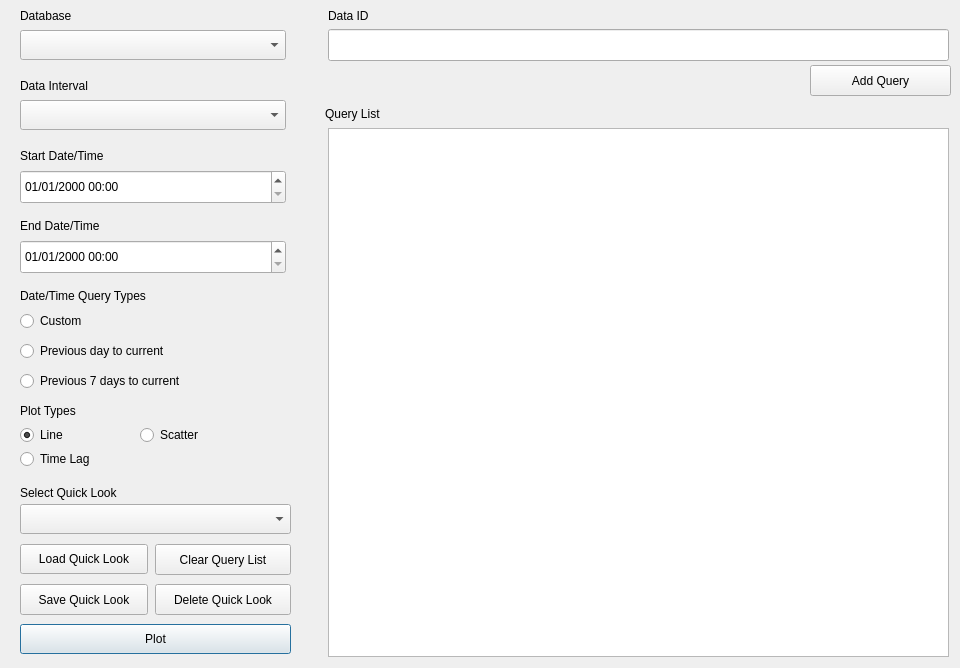
<?xml version="1.0" encoding="UTF-8"?>
<ui version="4.0">
 <class>winPlotter</class>
 <widget class="QMainWindow" name="winPlotter">
  <property name="geometry">
   <rect>
    <x>0</x>
    <y>0</y>
    <width>960</width>
    <height>668</height>
   </rect>
  </property>
  <property name="sizePolicy">
   <sizepolicy hsizetype="Fixed" vsizetype="Fixed">
    <horstretch>0</horstretch>
    <verstretch>0</verstretch>
   </sizepolicy>
  </property>
  <property name="maximumSize">
   <size>
    <width>960</width>
    <height>668</height>
   </size>
  </property>
  <property name="windowTitle">
   <string>Plotter</string>
  </property>
  <property name="windowIcon">
   <iconset>
    <normaloff>../../../../.designer/backup/icons/InternalQuery.png</normaloff>../../../../.designer/backup/icons/InternalQuery.png</iconset>
  </property>
  <property name="autoFillBackground">
   <bool>false</bool>
  </property>
  <property name="styleSheet">
   <string notr="true"/>
  </property>
  <widget class="QWidget" name="centralwidget">
   <widget class="QComboBox" name="cbInterval">
    <property name="geometry">
     <rect>
      <x>20</x>
      <y>100</y>
      <width>266</width>
      <height>30</height>
     </rect>
    </property>
   </widget>
   <widget class="QDateTimeEdit" name="dteStartDate">
    <property name="geometry">
     <rect>
      <x>20</x>
      <y>170</y>
      <width>266</width>
      <height>34</height>
     </rect>
    </property>
    <property name="displayFormat">
     <string>MM/dd/yyyy hh:mm</string>
    </property>
   </widget>
   <widget class="QDateTimeEdit" name="dteEndDate">
    <property name="geometry">
     <rect>
      <x>20</x>
      <y>240</y>
      <width>266</width>
      <height>34</height>
     </rect>
    </property>
    <property name="displayFormat">
     <string>MM/dd/yyyy hh:mm</string>
    </property>
   </widget>
   <widget class="QComboBox" name="cbDatabase">
    <property name="geometry">
     <rect>
      <x>20</x>
      <y>30</y>
      <width>266</width>
      <height>30</height>
     </rect>
    </property>
    <property name="autoFillBackground">
     <bool>false</bool>
    </property>
   </widget>
   <widget class="QPushButton" name="btnQuery">
    <property name="geometry">
     <rect>
      <x>20</x>
      <y>624</y>
      <width>271</width>
      <height>30</height>
     </rect>
    </property>
    <property name="text">
     <string>Plot</string>
    </property>
    <property name="autoDefault">
     <bool>true</bool>
    </property>
    <property name="default">
     <bool>true</bool>
    </property>
   </widget>
   <widget class="QLabel" name="label">
    <property name="geometry">
     <rect>
      <x>20</x>
      <y>0</y>
      <width>251</width>
      <height>31</height>
     </rect>
    </property>
    <property name="text">
     <string>Database</string>
    </property>
   </widget>
   <widget class="QLabel" name="label_2">
    <property name="geometry">
     <rect>
      <x>20</x>
      <y>70</y>
      <width>251</width>
      <height>31</height>
     </rect>
    </property>
    <property name="text">
     <string>Data Interval</string>
    </property>
   </widget>
   <widget class="QLabel" name="label_3">
    <property name="geometry">
     <rect>
      <x>20</x>
      <y>140</y>
      <width>251</width>
      <height>31</height>
     </rect>
    </property>
    <property name="text">
     <string>Start Date/Time</string>
    </property>
   </widget>
   <widget class="QLabel" name="label_4">
    <property name="geometry">
     <rect>
      <x>20</x>
      <y>210</y>
      <width>251</width>
      <height>31</height>
     </rect>
    </property>
    <property name="text">
     <string>End Date/Time</string>
    </property>
   </widget>
   <widget class="QListWidget" name="listQueryList">
    <property name="geometry">
     <rect>
      <x>328</x>
      <y>128</y>
      <width>621</width>
      <height>529</height>
     </rect>
    </property>
   </widget>
   <widget class="QPushButton" name="btnAddQuery">
    <property name="geometry">
     <rect>
      <x>810</x>
      <y>65</y>
      <width>141</width>
      <height>31</height>
     </rect>
    </property>
    <property name="text">
     <string>Add Query</string>
    </property>
   </widget>
   <widget class="QLabel" name="label_5">
    <property name="geometry">
     <rect>
      <x>328</x>
      <y>0</y>
      <width>81</width>
      <height>31</height>
     </rect>
    </property>
    <property name="text">
     <string>Data ID</string>
    </property>
   </widget>
   <widget class="QLabel" name="label_6">
    <property name="geometry">
     <rect>
      <x>325</x>
      <y>98</y>
      <width>281</width>
      <height>31</height>
     </rect>
    </property>
    <property name="text">
     <string>Query List</string>
    </property>
   </widget>
   <widget class="QPushButton" name="btnSaveQuickLook">
    <property name="geometry">
     <rect>
      <x>20</x>
      <y>584</y>
      <width>128</width>
      <height>31</height>
     </rect>
    </property>
    <property name="text">
     <string>Save Quick Look</string>
    </property>
   </widget>
   <widget class="QLabel" name="label_7">
    <property name="geometry">
     <rect>
      <x>20</x>
      <y>482</y>
      <width>221</width>
      <height>21</height>
     </rect>
    </property>
    <property name="text">
     <string>Select Quick Look</string>
    </property>
   </widget>
   <widget class="QComboBox" name="cbQuickLook">
    <property name="geometry">
     <rect>
      <x>20</x>
      <y>504</y>
      <width>271</width>
      <height>30</height>
     </rect>
    </property>
    <property name="maximumSize">
     <size>
      <width>16777215</width>
      <height>16777215</height>
     </size>
    </property>
   </widget>
   <widget class="QPushButton" name="btnLoadQuickLook">
    <property name="geometry">
     <rect>
      <x>20</x>
      <y>544</y>
      <width>128</width>
      <height>30</height>
     </rect>
    </property>
    <property name="text">
     <string>Load Quick Look</string>
    </property>
    <property name="default">
     <bool>false</bool>
    </property>
   </widget>
   <widget class="QPushButton" name="btnClearQuery">
    <property name="geometry">
     <rect>
      <x>155</x>
      <y>544</y>
      <width>136</width>
      <height>31</height>
     </rect>
    </property>
    <property name="text">
     <string>Clear Query List</string>
    </property>
   </widget>
   <widget class="QPushButton" name="btnDataIdInfo">
    <property name="geometry">
     <rect>
      <x>376</x>
      <y>7</y>
      <width>31</width>
      <height>20</height>
     </rect>
    </property>
    <property name="text">
     <string/>
    </property>
    <property name="icon">
     <iconset>
      <normaloff>icons/Info.png</normaloff>icons/Info.png</iconset>
    </property>
    <property name="iconSize">
     <size>
      <width>24</width>
      <height>24</height>
     </size>
    </property>
    <property name="flat">
     <bool>true</bool>
    </property>
   </widget>
   <widget class="QPushButton" name="btnIntervalInfo">
    <property name="geometry">
     <rect>
      <x>100</x>
      <y>77</y>
      <width>31</width>
      <height>20</height>
     </rect>
    </property>
    <property name="text">
     <string/>
    </property>
    <property name="icon">
     <iconset>
      <normaloff>icons/Info.png</normaloff>icons/Info.png</iconset>
    </property>
    <property name="iconSize">
     <size>
      <width>24</width>
      <height>24</height>
     </size>
    </property>
    <property name="flat">
     <bool>true</bool>
    </property>
   </widget>
   <widget class="QRadioButton" name="rbCustomDateTime">
    <property name="geometry">
     <rect>
      <x>20</x>
      <y>310</y>
      <width>261</width>
      <height>22</height>
     </rect>
    </property>
    <property name="text">
     <string>Custom</string>
    </property>
   </widget>
   <widget class="QRadioButton" name="rbPrevDayToCurrent">
    <property name="geometry">
     <rect>
      <x>20</x>
      <y>340</y>
      <width>261</width>
      <height>22</height>
     </rect>
    </property>
    <property name="text">
     <string>Previous day to current</string>
    </property>
   </widget>
   <widget class="QRadioButton" name="rbPrevWeekToCurrent">
    <property name="geometry">
     <rect>
      <x>20</x>
      <y>370</y>
      <width>261</width>
      <height>22</height>
     </rect>
    </property>
    <property name="text">
     <string>Previous 7 days to current</string>
    </property>
   </widget>
   <widget class="QLabel" name="label_8">
    <property name="geometry">
     <rect>
      <x>20</x>
      <y>280</y>
      <width>251</width>
      <height>31</height>
     </rect>
    </property>
    <property name="text">
     <string>Date/Time Query Types</string>
    </property>
   </widget>
   <widget class="QLineEdit" name="qleDataID">
    <property name="geometry">
     <rect>
      <x>328</x>
      <y>29</y>
      <width>621</width>
      <height>32</height>
     </rect>
    </property>
   </widget>
   <widget class="QLabel" name="label_9">
    <property name="geometry">
     <rect>
      <x>20</x>
      <y>400</y>
      <width>221</width>
      <height>21</height>
     </rect>
    </property>
    <property name="text">
     <string>Plot Types</string>
    </property>
   </widget>
   <widget class="QPushButton" name="btnPlotTypesInfo">
    <property name="geometry">
     <rect>
      <x>83</x>
      <y>403</y>
      <width>31</width>
      <height>20</height>
     </rect>
    </property>
    <property name="text">
     <string/>
    </property>
    <property name="icon">
     <iconset>
      <normaloff>icons/Info.png</normaloff>icons/Info.png</iconset>
    </property>
    <property name="iconSize">
     <size>
      <width>24</width>
      <height>24</height>
     </size>
    </property>
    <property name="flat">
     <bool>true</bool>
    </property>
   </widget>
   <widget class="QRadioButton" name="rbPlotLine">
    <property name="geometry">
     <rect>
      <x>20</x>
      <y>424</y>
      <width>120</width>
      <height>22</height>
     </rect>
    </property>
    <property name="text">
     <string>Line</string>
    </property>
    <property name="checked">
     <bool>true</bool>
    </property>
   </widget>
   <widget class="QRadioButton" name="rbPlotScatter">
    <property name="geometry">
     <rect>
      <x>140</x>
      <y>424</y>
      <width>120</width>
      <height>22</height>
     </rect>
    </property>
    <property name="text">
     <string>Scatter</string>
    </property>
   </widget>
   <widget class="QRadioButton" name="rbPlotTimeLag">
    <property name="geometry">
     <rect>
      <x>20</x>
      <y>448</y>
      <width>160</width>
      <height>22</height>
     </rect>
    </property>
    <property name="text">
     <string>Time Lag</string>
    </property>
   </widget>
   <widget class="QPushButton" name="btnUpMax">
    <property name="geometry">
     <rect>
      <x>300</x>
      <y>230</y>
      <width>31</width>
      <height>20</height>
     </rect>
    </property>
    <property name="text">
     <string/>
    </property>
    <property name="icon">
     <iconset>
      <normaloff>icons/Up-MAX.png</normaloff>icons/Up-MAX.png</iconset>
    </property>
    <property name="iconSize">
     <size>
      <width>24</width>
      <height>24</height>
     </size>
    </property>
    <property name="flat">
     <bool>true</bool>
    </property>
   </widget>
   <widget class="QPushButton" name="btnUp15">
    <property name="geometry">
     <rect>
      <x>300</x>
      <y>260</y>
      <width>31</width>
      <height>20</height>
     </rect>
    </property>
    <property name="text">
     <string/>
    </property>
    <property name="icon">
     <iconset>
      <normaloff>icons/Up-15.png</normaloff>icons/Up-15.png</iconset>
    </property>
    <property name="iconSize">
     <size>
      <width>24</width>
      <height>24</height>
     </size>
    </property>
    <property name="flat">
     <bool>true</bool>
    </property>
   </widget>
   <widget class="QPushButton" name="btnUp5">
    <property name="geometry">
     <rect>
      <x>300</x>
      <y>290</y>
      <width>31</width>
      <height>20</height>
     </rect>
    </property>
    <property name="text">
     <string/>
    </property>
    <property name="icon">
     <iconset>
      <normaloff>icons/Up-5.png</normaloff>icons/Up-5.png</iconset>
    </property>
    <property name="iconSize">
     <size>
      <width>24</width>
      <height>24</height>
     </size>
    </property>
    <property name="flat">
     <bool>true</bool>
    </property>
   </widget>
   <widget class="QPushButton" name="btnUp1">
    <property name="geometry">
     <rect>
      <x>300</x>
      <y>320</y>
      <width>31</width>
      <height>20</height>
     </rect>
    </property>
    <property name="text">
     <string/>
    </property>
    <property name="icon">
     <iconset>
      <normaloff>icons/Up-1.png</normaloff>icons/Up-1.png</iconset>
    </property>
    <property name="iconSize">
     <size>
      <width>24</width>
      <height>24</height>
     </size>
    </property>
    <property name="flat">
     <bool>true</bool>
    </property>
   </widget>
   <widget class="QPushButton" name="btnDown1">
    <property name="geometry">
     <rect>
      <x>300</x>
      <y>390</y>
      <width>31</width>
      <height>20</height>
     </rect>
    </property>
    <property name="text">
     <string/>
    </property>
    <property name="icon">
     <iconset>
      <normaloff>icons/Down-1.png</normaloff>icons/Down-1.png</iconset>
    </property>
    <property name="iconSize">
     <size>
      <width>24</width>
      <height>24</height>
     </size>
    </property>
    <property name="flat">
     <bool>true</bool>
    </property>
   </widget>
   <widget class="QPushButton" name="btnDownMax">
    <property name="geometry">
     <rect>
      <x>300</x>
      <y>480</y>
      <width>31</width>
      <height>20</height>
     </rect>
    </property>
    <property name="text">
     <string/>
    </property>
    <property name="icon">
     <iconset>
      <normaloff>icons/Down-MAX.png</normaloff>icons/Down-MAX.png</iconset>
    </property>
    <property name="iconSize">
     <size>
      <width>24</width>
      <height>24</height>
     </size>
    </property>
    <property name="flat">
     <bool>true</bool>
    </property>
   </widget>
   <widget class="QPushButton" name="btnDown15">
    <property name="geometry">
     <rect>
      <x>300</x>
      <y>450</y>
      <width>31</width>
      <height>20</height>
     </rect>
    </property>
    <property name="text">
     <string/>
    </property>
    <property name="icon">
     <iconset>
      <normaloff>icons/Down-15.png</normaloff>icons/Down-15.png</iconset>
    </property>
    <property name="iconSize">
     <size>
      <width>24</width>
      <height>24</height>
     </size>
    </property>
    <property name="flat">
     <bool>true</bool>
    </property>
   </widget>
   <widget class="QPushButton" name="btnDown5">
    <property name="geometry">
     <rect>
      <x>300</x>
      <y>420</y>
      <width>31</width>
      <height>20</height>
     </rect>
    </property>
    <property name="text">
     <string/>
    </property>
    <property name="icon">
     <iconset>
      <normaloff>icons/Down-5.png</normaloff>icons/Down-5.png</iconset>
    </property>
    <property name="iconSize">
     <size>
      <width>24</width>
      <height>24</height>
     </size>
    </property>
    <property name="flat">
     <bool>true</bool>
    </property>
   </widget>
   <widget class="QPushButton" name="btnSearch">
    <property name="geometry">
     <rect>
      <x>780</x>
      <y>65</y>
      <width>32</width>
      <height>32</height>
     </rect>
    </property>
    <property name="text">
     <string/>
    </property>
    <property name="icon">
     <iconset>
      <normaloff>icons/Search.png</normaloff>icons/Search.png</iconset>
    </property>
    <property name="iconSize">
     <size>
      <width>32</width>
      <height>32</height>
     </size>
    </property>
    <property name="flat">
     <bool>true</bool>
    </property>
   </widget>
   <widget class="QPushButton" name="btnRemoveQuery">
    <property name="geometry">
     <rect>
      <x>300</x>
      <y>355</y>
      <width>31</width>
      <height>20</height>
     </rect>
    </property>
    <property name="text">
     <string/>
    </property>
    <property name="icon">
     <iconset>
      <normaloff>icons/Delete.png</normaloff>icons/Delete.png</iconset>
    </property>
    <property name="iconSize">
     <size>
      <width>24</width>
      <height>24</height>
     </size>
    </property>
    <property name="flat">
     <bool>true</bool>
    </property>
   </widget>
   <widget class="QPushButton" name="btnDeleteQuickLook">
    <property name="geometry">
     <rect>
      <x>155</x>
      <y>584</y>
      <width>136</width>
      <height>31</height>
     </rect>
    </property>
    <property name="text">
     <string>Delete Quick Look</string>
    </property>
   </widget>
   <zorder>rbPlotLine</zorder>
   <zorder>rbPlotScatter</zorder>
   <zorder>rbPlotTimeLag</zorder>
   <zorder>qleDataID</zorder>
   <zorder>btnQuery</zorder>
   <zorder>label</zorder>
   <zorder>label_2</zorder>
   <zorder>label_3</zorder>
   <zorder>label_4</zorder>
   <zorder>btnAddQuery</zorder>
   <zorder>label_5</zorder>
   <zorder>btnSaveQuickLook</zorder>
   <zorder>label_7</zorder>
   <zorder>cbQuickLook</zorder>
   <zorder>btnLoadQuickLook</zorder>
   <zorder>btnClearQuery</zorder>
   <zorder>btnDataIdInfo</zorder>
   <zorder>btnIntervalInfo</zorder>
   <zorder>cbInterval</zorder>
   <zorder>cbDatabase</zorder>
   <zorder>dteStartDate</zorder>
   <zorder>dteEndDate</zorder>
   <zorder>rbCustomDateTime</zorder>
   <zorder>rbPrevDayToCurrent</zorder>
   <zorder>rbPrevWeekToCurrent</zorder>
   <zorder>label_8</zorder>
   <zorder>label_6</zorder>
   <zorder>label_9</zorder>
   <zorder>btnPlotTypesInfo</zorder>
   <zorder>btnUpMax</zorder>
   <zorder>btnUp15</zorder>
   <zorder>btnUp5</zorder>
   <zorder>btnUp1</zorder>
   <zorder>btnDown1</zorder>
   <zorder>btnDownMax</zorder>
   <zorder>btnDown15</zorder>
   <zorder>btnDown5</zorder>
   <zorder>listQueryList</zorder>
   <zorder>btnSearch</zorder>
   <zorder>btnRemoveQuery</zorder>
   <zorder>btnDeleteQuickLook</zorder>
  </widget>
 </widget>
 <tabstops>
  <tabstop>cbDatabase</tabstop>
  <tabstop>cbInterval</tabstop>
  <tabstop>qleDataID</tabstop>
  <tabstop>btnSearch</tabstop>
  <tabstop>btnAddQuery</tabstop>
  <tabstop>dteStartDate</tabstop>
  <tabstop>dteEndDate</tabstop>
  <tabstop>rbCustomDateTime</tabstop>
  <tabstop>rbPrevDayToCurrent</tabstop>
  <tabstop>rbPrevWeekToCurrent</tabstop>
  <tabstop>rbPlotLine</tabstop>
  <tabstop>rbPlotScatter</tabstop>
  <tabstop>rbPlotTimeLag</tabstop>
  <tabstop>listQueryList</tabstop>
  <tabstop>cbQuickLook</tabstop>
  <tabstop>btnLoadQuickLook</tabstop>
  <tabstop>btnClearQuery</tabstop>
  <tabstop>btnSaveQuickLook</tabstop>
  <tabstop>btnDeleteQuickLook</tabstop>
  <tabstop>btnQuery</tabstop>
 </tabstops>
 <resources/>
 <connections/>
</ui>
